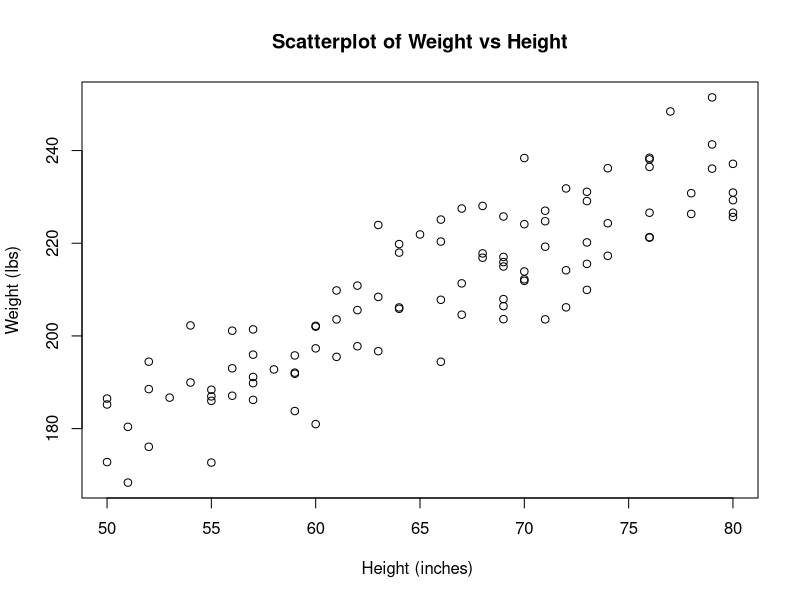
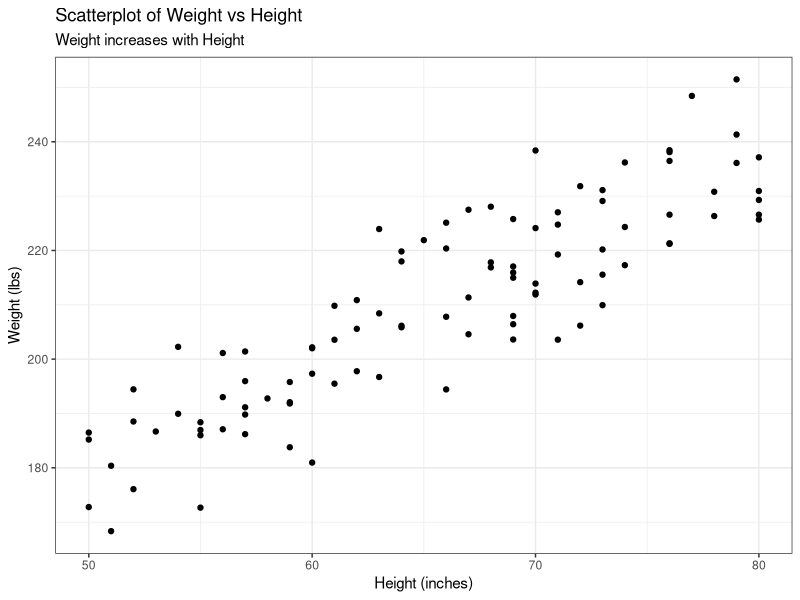
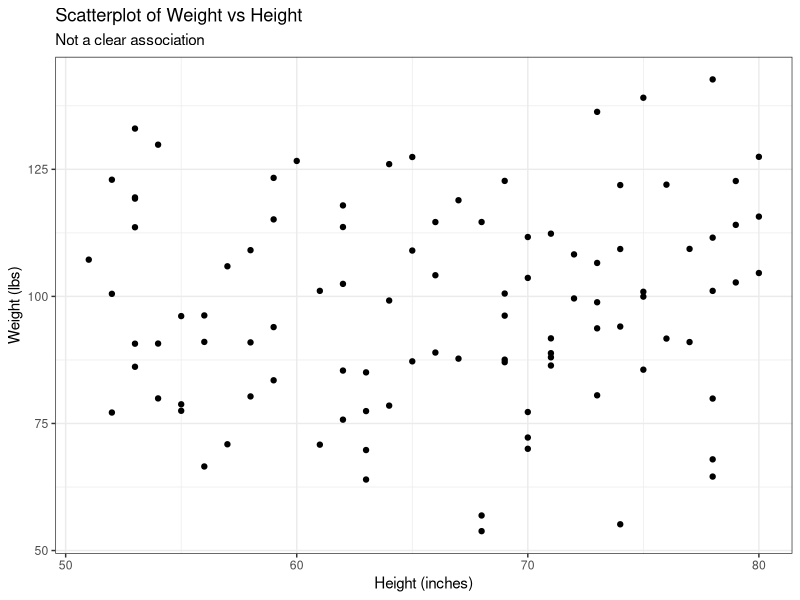

R code for these plots, in order:
# The following code is implemented by Teresa Filshtein 


#### Module 3 Office Hour ####

#install.packages('dplyr')
library(dplyr)
library(ggplot2)

### Generate Sample Data ###
set.seed(20190210)

sampdf = data.frame(
  Height = sample(50:80,size = 100, replace = TRUE)) %>%
  mutate(
    Weight = 100 + 1.7*Height + rnorm(100,mean = 0, sd = 10) # weight = b0 + b1*height + error
  )

head(sampdf) # lets look at the data

head(sampdf %>% arrange(Height)) # arrange in ascending order by height

#notice that two people can have the same height but won't have the exact same weight. 
#This is due to random error.


#(2) Let's get a sense of how our data looks and the way these two variables move together. 
# generate a scatterplot to see the form, direction, and strength of the association between the variables.
# Think about which variable is the independent variable (x axis), and which one is the dependent (y axis)?

# base R

plot(sampdf$Height,sampdf$Weight, main="Scatterplot of Weight vs Height",
xlab = "Height (inches) ", ylab="Weight (lbs)")

# ggplot

ggplot(data = sampdf, aes(x = Height, y = Weight)) + geom_point() + 
  labs(title = "Scatterplot of Weight vs Height", subtitle = "Weight increases with Height") +
  xlab("Height (inches)") + 
  ylab("Weight (lbs)") + 
  theme_bw()  

## You can see a lot in a graphic. 
## Remember - a picture is worth 1000 words - think about how much time you put into 1000 words of text. 
## what do you think about the direction?
## form? strength?
## This looks like a strong linear association. What would we expect to see if there was
## no association?
sampdf_non = data.frame(Height = sample(50:80,size = 100, replace = TRUE)) %>%
  mutate(
    Weight = 100 + rnorm(100,mean = 0, sd = 20) # weight = b0 + error
  )

ggplot(data = sampdf_non, aes(x = Height, y = Weight)) + geom_point() + 
  labs(title = "Scatterplot of Weight vs Height", subtitle = "Not a clear association") +
  xlab("Height (inches)") + 
  ylab("Weight (lbs)") + 
  theme_bw()  

## notice that knowing someone's height does not give you any information about a person's weight. 

###############


# Strength of the relatioship
# The correlation coefficient is one measure of the strength of the relationship

cor(sampdf$Height, sampdf$Weight) # pretty highly correlated. 

# lets get the correlation coefficient in the non associated data.

cor(sampdf_non$Height, sampdf_non$Weight)


## Now - we created this data - so we know exactly what the relationship is between 
## Height and Weight. But this is never usually the case in a real setting. 

## We use linear regression to estimate the relationship between and independent and dependent variable. 

# Simple Linear Regression: Y = b0 + b1X + error. One independent variable, one dependent variable. error ~ N(0,sigma) 
# We estimate three things: b0, b1, sigma. What are these variables?

# b0 = You can think of this as the baseline measurement. What would you expect a person's Weight to be if their Height was 0?
# This doesn't always make sense though. Can someone's height ever be zero? Often times people will center their X variable so that the 
# b0 is a meaninful number. 

# b1 is the amount that the dependent variable changes with every 1 unit increase in the independent variable
# for every inch increase, how much does your weight go up? (on average)

# sigma. Remember - due to measurment error, natural differences between individuals, etc., there will always be two individuals with the same 
# Height and different weights. This is captured and estimated by the error variable. In linear regression we assume that the error is normally distributed with a mean of zero and a standard deviation of sigma. 
# We want to estimate what sigma is (how much variation is there?)
# Notice that the error term has nothing to do with the height. What does this mean?
# One assumption of this model is that the independent variable and the error term are independent. 
# That means there is the same amount of natural variation for each level of height. 

#ok lets fit our model: 
# we use the lm() function (linear model)

fit1 = lm(Weight ~ Height, data = sampdf)

fit1 = lm(sampdf$Weight ~ sampdf$Height)


#use the summary function to get information about the fit
summary(fit1)

# recall what the true values were (bo = 100, b1 = 1.7, sigma = 10)

# In terms of testing the association, which parameter do we care about?
# b1. 

# so we want to test whether or not there is an association. Let's rephrase: 
# we want to know if there is a statistically significant linear association. 
# there could be an association but we might be not be able to find it with this test. 
# Why is that? Think of the assumptions of this test. 
# Maybe the association is non linear (will give you an example later)
# Maybe there is too much 'noise' (or error) and we can't find the association. Imagine if sigma was 50?
# maybe the error is highly correlated with the independent variable

# there are two ways we can test whether or not there is a signficiant association between
# height and weight (b1).


# Before performing any test you should think about the 5 step process: 

# 1. Set up Hypotheses, what is the null, what is the alternative. This is not just 
# a formality, it guides the rest of the process. 

# 2. Select the appropriate test-statistic (this depends on 1.)

# 3. State the decision rule (alpha level, p value)
# 4. Compute the test statistic
# 5. Conclusion: Make your decision.

# ANOVA or t-test
anova(fit1)

summary(fit1)

#confidence intervals
confint(fit1)




